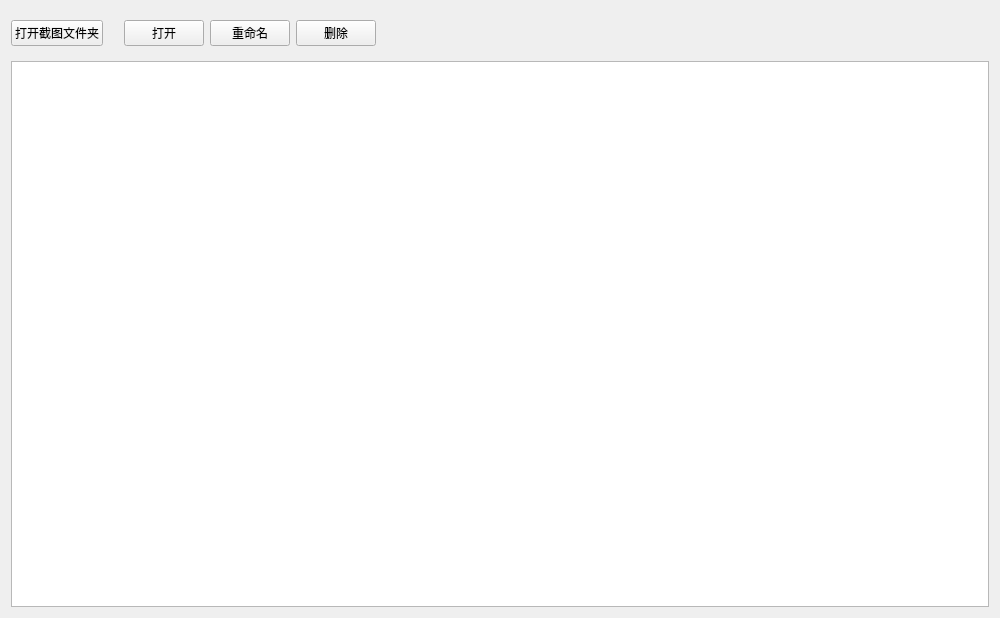
<?xml version="1.0" encoding="UTF-8"?>
<ui version="4.0">
 <class>ScreenshotManager</class>
 <widget class="QWidget" name="ScreenshotManager">
  <property name="geometry">
   <rect>
    <x>0</x>
    <y>0</y>
    <width>1000</width>
    <height>618</height>
   </rect>
  </property>
  <property name="windowTitle">
   <string>截图管理</string>
  </property>
  <layout class="QGridLayout" name="gridLayout">
   <item row="0" column="3">
    <spacer name="horizontalSpacer">
     <property name="orientation">
      <enum>Qt::Horizontal</enum>
     </property>
     <property name="sizeHint" stdset="0">
      <size>
       <width>40</width>
       <height>20</height>
      </size>
     </property>
    </spacer>
   </item>
   <item row="0" column="0">
    <widget class="PushButton" name="pb_openfolder">
     <property name="text">
      <string>打开截图文件夹</string>
     </property>
    </widget>
   </item>
   <item row="0" column="2">
    <widget class="QWidget" name="w_operate" native="true">
     <property name="enabled">
      <bool>true</bool>
     </property>
     <layout class="QGridLayout" name="gridLayout_3">
      <item row="0" column="1">
       <widget class="PushButton" name="pb_rename">
        <property name="enabled">
         <bool>true</bool>
        </property>
        <property name="text">
         <string>重命名</string>
        </property>
       </widget>
      </item>
      <item row="0" column="2">
       <widget class="PushButton" name="pb_del">
        <property name="enabled">
         <bool>true</bool>
        </property>
        <property name="text">
         <string>删除</string>
        </property>
       </widget>
      </item>
      <item row="0" column="0">
       <widget class="PushButton" name="pb_open">
        <property name="text">
         <string>打开</string>
        </property>
       </widget>
      </item>
     </layout>
    </widget>
   </item>
   <item row="1" column="0" colspan="4">
    <widget class="ListWidget" name="lw_overview">
     <property name="editTriggers">
      <set>QAbstractItemView::NoEditTriggers</set>
     </property>
     <property name="iconSize">
      <size>
       <width>256</width>
       <height>256</height>
      </size>
     </property>
     <property name="movement">
      <enum>QListView::Static</enum>
     </property>
     <property name="flow">
      <enum>QListView::LeftToRight</enum>
     </property>
     <property name="resizeMode">
      <enum>QListView::Adjust</enum>
     </property>
     <property name="viewMode">
      <enum>QListView::IconMode</enum>
     </property>
     <property name="wordWrap">
      <bool>true</bool>
     </property>
     <property name="selectionRectVisible">
      <bool>false</bool>
     </property>
    </widget>
   </item>
  </layout>
 </widget>
 <customwidgets>
  <customwidget>
   <class>PushButton</class>
   <extends>QPushButton</extends>
   <header>qfluentwidgets</header>
  </customwidget>
  <customwidget>
   <class>ListWidget</class>
   <extends>QListWidget</extends>
   <header>qfluentwidgets</header>
  </customwidget>
 </customwidgets>
 <resources/>
 <connections/>
</ui>
